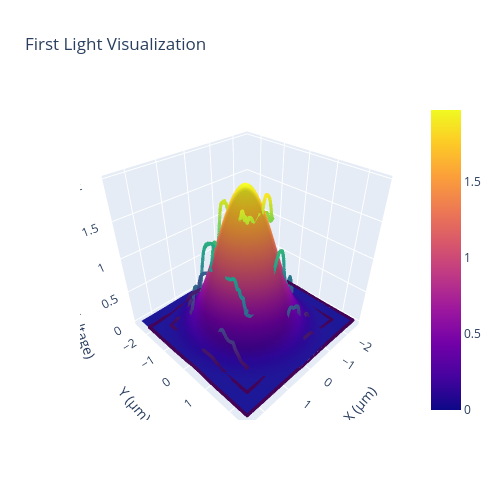

Notebook code cell kept with this figure:
### Markdown cell above
### raster scan - do separately for 'l' and 'r'

### Code cell
# Broad scan, femto detector (manual diagnostic / first-light check)
aligner.switch_route('1', '1')
aligner.set_channel('ai0')

### Broad scan, can make it small scan with generate_linear_spiral((5, 5), 10)
stage = 'r'
speed = 7  # Speed setting from 0-9. Higher is only faster to a point.

broad_range = False
if broad_range == True:
    commands = aligner.flc.pgen.generate_linear_spiral((40, 40), 80)    # params are scan dimension (should be x,y) and number of steps., (10,10,20)
else:
    commands = aligner.flc.pgen.generate_linear_spiral((5, 5), 10)    # params are scan dimension (should be x,y) and number of steps., (10,10,20)
result = aligner.flc.scan_path(stage, commands, speed, [0, 1, 2], perform_regression = True)

datapoints = result['datapoints']

# Not plotting the distribution
fig = result['figure']

## Maximum point delta
max_point = datapoints[
    np.argmax(datapoints[:, 2])
][:2]
print(f"Maximum: {max_point}")

fig.show()

### Figure 1 — Plotly figure (JSON) as saved in the notebook; plotly's stock layout.template omitted (floating-point values rounded to 4 significant figures; data arrays with more than 128 entries replaced by an {"elided": "..."} marker saying what was removed)
{"data": [{"marker": {"color": {"elided": "5509 float values"}, "colorscale": [[0, "#440154"], [0.1111, "#482878"], [0.2222, "#3e4989"], [0.3333, "#31688e"], [0.4444, "#26828e"], [0.5556, "#1f9e89"], [0.6667, "#35b779"], [0.7778, "#6ece58"], [0.8889, "#b5de2b"], [1, "#fde725"]], "opacity": 0.8, "size": 2}, "mode": "markers", "name": "Datapoints", "type": "scatter3d", "x": {"elided": "5509 float values"}, "y": {"elided": "5509 float values"}, "z": {"elided": "5509 float values"}}, {"type": "surface", "x": {"elided": "100x100 float values"}, "y": {"elided": "100x100 float values"}, "z": {"elided": "100x100 float values"}}], "layout": {"autosize": true, "height": 500, "scene": {"aspectmode": "cube", "xaxis": {"title": {"text": "X (μm)"}}, "yaxis": {"title": {"text": "Y (μm)"}}, "zaxis": {"title": {"text": "Radiant Power (Voltage)"}}}, "title": {"text": "First Light Visualization"}, "width": 500, "yaxis": {"scaleanchor": "x", "scaleratio": 1}}}
